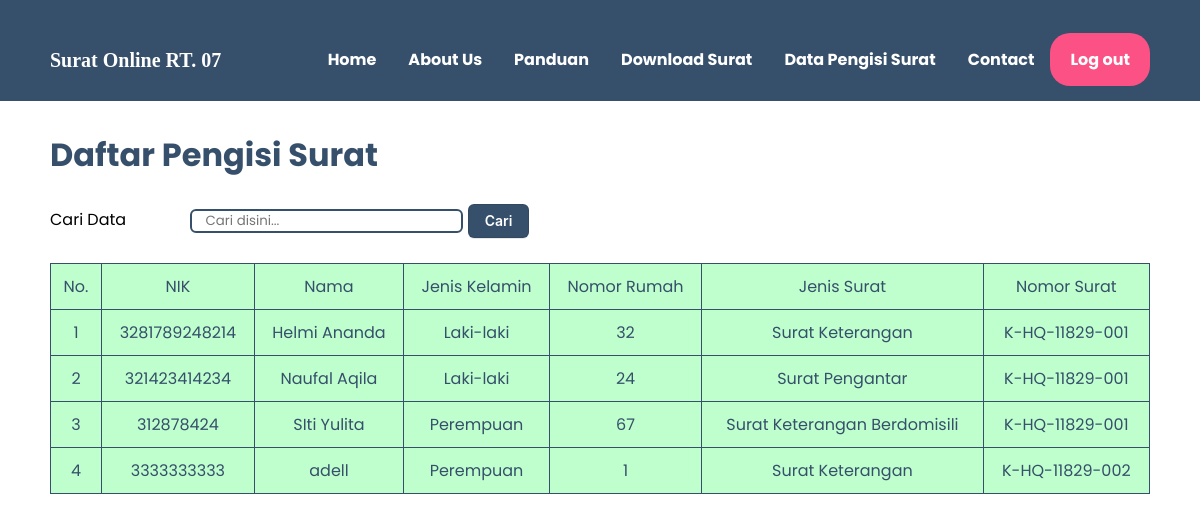
/inputdata_surat.php (signed in), run on the app's committed database.
### tables this page shows
CREATE TABLE `input_data_surat` (
  `id` int(11) NOT NULL,
  `nik` varchar(30) NOT NULL,
  `nama` varchar(20) NOT NULL,
  `jk` varchar(200) NOT NULL,
  `no_rumah` varchar(255) NOT NULL,
  `jenis_surat` varchar(255) NOT NULL,
  `no_surat_keterangan_berdomisili` varchar(220) NOT NULL,
  `no_surat_pengantar` varchar(220) NOT NULL,
  `no_surat_keterangan` varchar(220) NOT NULL
);

### function.php (called while the page is built, shortened)
<?php
$conn = mysqli_connect("localhost", "root", "", "input_data");
function query($query)
{
    global $conn;
    $result = mysqli_query($conn, $query);
    $rows = [];
    while ($row = mysqli_fetch_assoc($result)) {
        $rows[] = $row;
    }
    return $rows;
}
?>

### inputdata_surat.php (the view, shortened to what this page needs)
<?php
require 'function.php';
$input_data_surat = query("SELECT * FROM input_data_surat");
?>
<!DOCTYPE html>
<html>
<head lang="en">
    <link rel="stylesheet" href="stylea.css">
</head>
<body>
    <nav class="background">
        <div class="wrapper">
            <div class="logo">
                Surat Online RT. 07</div>
            <div class="menu">
                <ul>
                    <li class="hover"><a href="home.php">Home</a></li>
                    <li class="hover"><a href="aboutus.php">About Us</a></li>
                    <li class="hover"><a href="tatacara.php">Panduan</a></li>
                    <li class="hover"><a href="downloadsurat.php">Download Surat</a></li>
                    <li class="hover"><a href="inputdata_surat.php"> Data Pengisi Surat</a></li>
                    <li class="hover"><a href="contact.php"> Contact</a></li>
                    <li><a href="logout.php" class="btn-pink">Log out</a></li>
                </ul>
            </div>
        </div>
    </nav>
    <div class="inputdatasurat">
        <div class="margin-inputdatasurat">
            <div class="kolom">
                <h1 class="header-inputdatasurat">Daftar Pengisi Surat</h1>
                <br>
                <form method="post" action="">
                    <label> Cari Data</label>
                    <input type="text" class="input" name="katakunci" id="keyword" autocomplete="off" placeholder="  Cari disini...">
                    <button type="submit" name="cari" id="tombolCari" class="button-submit"> Cari </button>
                </form>
                <br>
                <div id="pencarian">
                    <table class="table-inputdata" border="1" width="100%" >
                        <thead class="th-inputdata">
                            <tr class="tr-inputdata">
                                <td class="td-inputdata">No.</td>
                                <td class="td-inputdata">NIK</td>
                                <td class="td-inputdata">Nama</td>
                                <td class="td-inputdata">Jenis Kelamin</td>
                                <td class="td-inputdata">Nomor Rumah</td>
                                <td class="td-inputdata">Jenis Surat</td>
                                <td class="td-inputdata">Nomor Surat</td>
                            </tr>
                            <?php $no = 1; ?>
                            <?php
                            foreach ($input_data_surat as $row) :
                            ?>
                                <tr class="tr-inputdata">
                                    <td class="td-inputdata"> <?= $no; ?> </td>
                                    <td class="td-inputdata"> <?= $row["nik"]; ?> </td>
                                    <td class="td-inputdata"> <?= $row["nama"]; ?> </td>
                                    <td class="td-inputdata"> <?= $row["jk"]; ?> </td>
                                    <td class="td-inputdata"> <?= $row["no_rumah"]; ?> </td>
                                    <td class="td-inputdata"> <?= $row["jenis_surat"]; ?> </td>
                                    <td class="td-inputdata"> <?= $row["no_surat_pengantar"] ,
                                    $row["no_surat_keterangan_berdomisili"],
                                    $row["no_surat_keterangan"]; ?> </td>
                                </tr>
                                <?php $no++; ?>
                            <?php endforeach ?>
                    </table>
                </div>
</body>
</html>

### stylea.css (style rules this page uses)
* { margin: 0; padding: 0; box-sizing: border-box; font-family: 'Poppins', sans-serif; }
.input { border: 2px solid #364f6b; border-radius: 6px; margin-left: 60px; padding: 0px 6px; }
.button-submit { appearance: none; background-color: #364f6b; border: 1px solid rgba(27, 31, 35, .15); border-radius: 6px; box-shadow: rgba(27, 31, 35, .1) 0 1px 0; box-sizing: border-box; color: #fff; cursor: pointer; display: inline-block; font-family: -apple-system,system-ui,"Segoe UI",Helvetica,Arial,sans-serif,"Apple Color Emoji","Segoe UI Emoji"; font-size: 14px; font-weight: 600; line-height: 20px; padding: 6px 16px; position: relative; text-align: center; text-decoration: none; user-select: none; -webkit-user-select: none; touch-action: manipulation; vertical-align: middle; white-space: nowrap; }
.table-inputdata { background-color: #bfffcd; color: #364f6b; border-collapse: collapse; }
.th-inputdata { border: 1px solid #364f6b; }
.td-inputdata { padding: 10px; text-align: center; }
.background { background-color: #364f6b; }
.inputdatasurat { width: 1100px; margin: auto; position: relative; margin-top: 10px; }
body { margin: 0px; padding: 0px; font-family: 'Poppins', sans-serif; }
.wrapper { width: 1100px; margin: auto; position: relative; margin-top: 20px; }
.logo { font-size: 20px; float: left; font-weight: 700; font-family: 'comic sans ms'; color: white; }
.menu { float: right; }
nav { width: 100%; margin: auto; display: flex; line-height: 80px; position: sticky; top: 0; background: #FFFFFF; z-index: 1; border-bottom:0.1px solid #364f6b; }
nav ul { display: flex; justify-content: center; flex-wrap: wrap; list-style-type: none; padding: 0; display: flex; justify-content: center; flex-wrap: wrap; list-style-type: none; padding: 0; }
nav ul li { float: left; }
nav ul li a { color: white; font-weight: bold; text-align: center; padding: 0px 16px 0px 16px; text-decoration: none; }
.kolom { margin-top: 30px; }
a.btn-pink { background: #fc5185; border-radius: 20px; padding: 15px 20px 15px 20px; color: #FFFFFF; cursor: pointer; font-weight: bold; }
.header-inputdatasurat { color: #364f6b; }

### data on the page
input_data_surat: nik "3281789248214", nama "Helmi Ananda", jk "Laki-laki", no_rumah "32", jenis_surat "Surat Keterangan", no_surat_keterangan "K-HQ-11829-001"
input_data_surat: nik "321423414234", nama "Naufal Aqila", jk "Laki-laki", no_rumah "24", jenis_surat "Surat Pengantar", no_surat_pengantar "K-HQ-11829-001"
input_data_surat: nik "312878424", nama "SIti Yulita", jk "Perempuan", no_rumah "67", jenis_surat "Surat Keterangan Berdomisili", no_surat_keterangan_berdomisili "K-HQ-11829-001"
input_data_surat: nik "3333333333", nama "adell", jk "Perempuan", no_rumah "1", jenis_surat "Surat Keterangan", no_surat_keterangan "K-HQ-11829-002"
